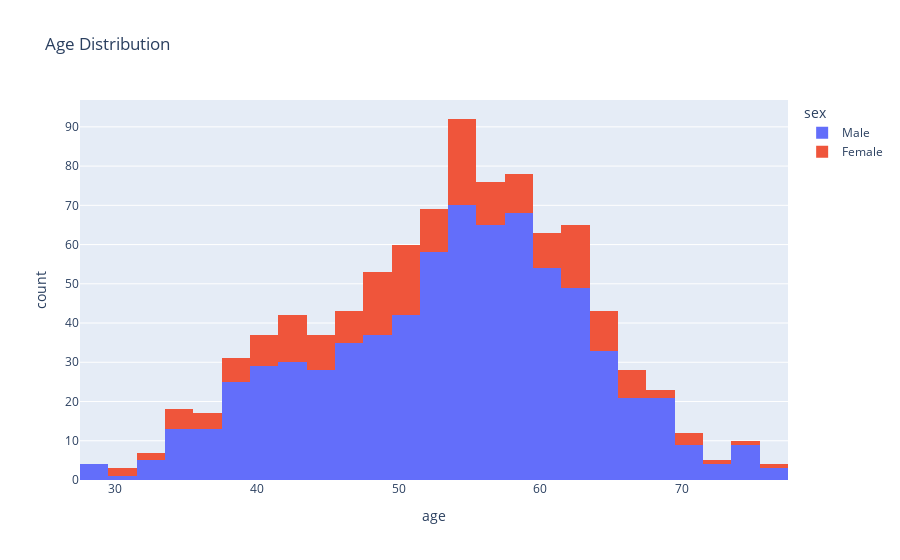

The cell this chart's notebook holds for it:
### Markdown cell above
# expolre df based on gender for age column

### Code cell
fig = px.histogram(df, x="age", nbins=30,color='sex', title="Age Distribution")
fig.show()

### Figure 1 — Plotly figure (JSON) as saved in the notebook; plotly's stock layout.template omitted (floating-point values rounded to 4 significant figures; data arrays with more than 128 entries replaced by an {"elided": "..."} marker saying what was removed)
{"data": [{"alignmentgroup": "True", "bingroup": "x", "hovertemplate": "sex=Male<br>age=%{x}<br>count=%{y}<extra></extra>", "legendgroup": "Male", "marker": {"color": "#636efa", "pattern": {"shape": ""}}, "name": "Male", "nbinsx": 30, "offsetgroup": "Male", "orientation": "v", "showlegend": true, "type": "histogram", "x": {"elided": "726 int values"}, "xaxis": "x", "yaxis": "y"}, {"alignmentgroup": "True", "bingroup": "x", "hovertemplate": "sex=Female<br>age=%{x}<br>count=%{y}<extra></extra>", "legendgroup": "Female", "marker": {"color": "#EF553B", "pattern": {"shape": ""}}, "name": "Female", "nbinsx": 30, "offsetgroup": "Female", "orientation": "v", "showlegend": true, "type": "histogram", "x": {"elided": "194 int values"}, "xaxis": "x", "yaxis": "y"}], "layout": {"barmode": "relative", "legend": {"title": {"text": "sex"}, "tracegroupgap": 0}, "title": {"text": "Age Distribution"}, "xaxis": {"anchor": "y", "domain": [0, 1], "title": {"text": "age"}}, "yaxis": {"anchor": "x", "domain": [0, 1], "title": {"text": "count"}}}}
